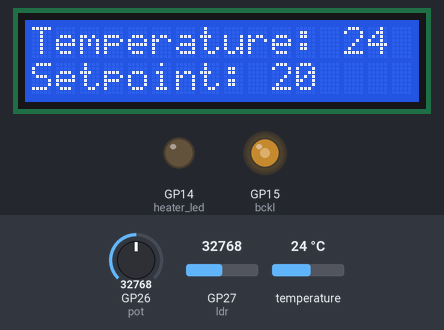
The program below on a simulated Raspberry Pi Pico running MicroPython. On the bench: 16×2 character LCD, output pins drawn as LEDs (lit = HIGH). Inputs (shaded band) come from the test bench; at power-on: temperature 24 °C, GP27 (ldr) = 32768, GP26 (pot) = 32768 (analog values on the 0–65535 scale). Library files of the repository ran but are not shown: pico_i2c_lcd.py; what the program prints to the serial console is not drawn.

Above: at 2.7 s.
2.8 s: temperature set to 20.6 °C
At 4.5 s:
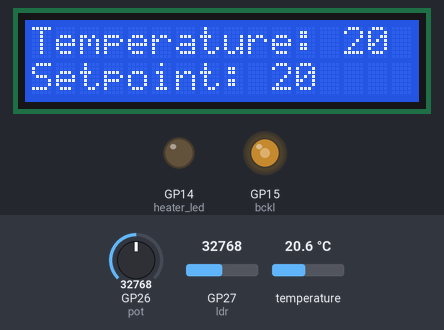
5.2 s: temperature set to 19.3 °C
At 6.6 s:
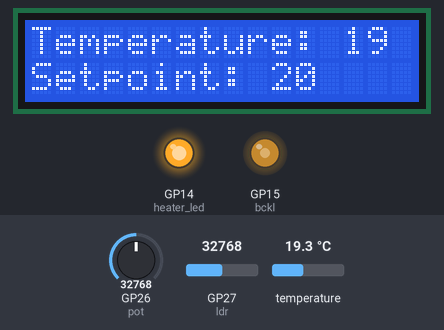
7.2 s: GP27 (ldr) set to 45874
At 8.8 s:
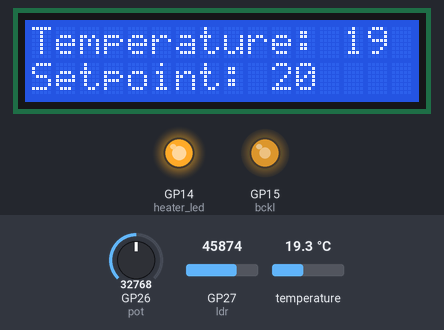
9.3 s: GP26 (pot) set to 32032
At 10.9 s:
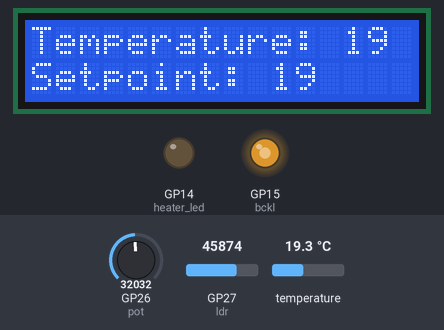
11.4 s: GP27 (ldr) set to 57670
At 13.0 s:
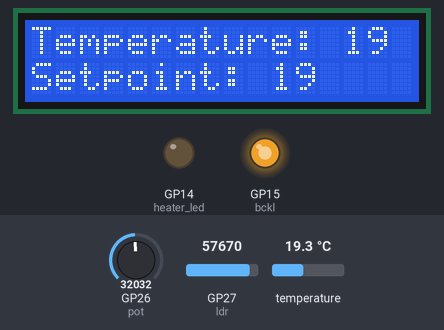
13.5 s: GP26 (pot) set to 45874
At 15.1 s:
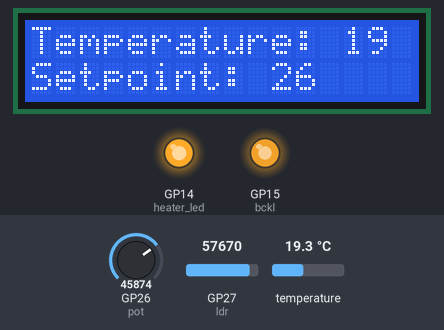
Timing chart, 0 to 16.6 s (numbered marks = the images above; inputs shaded):
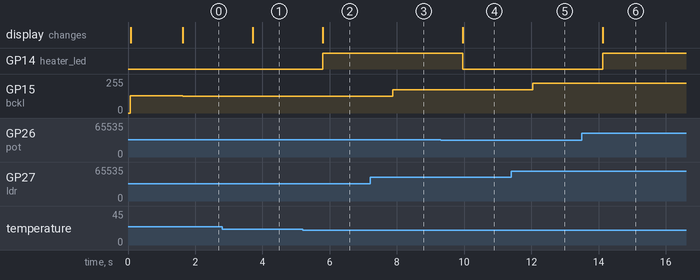

Measured:
- the behaviour switches between 20 and 19.9 °C on temperature (found by bisection; images 1 and 2)
- the behaviour switches between 32752 and 32736 on GP26 (pot) (found by bisection; images 3 and 4)
- after the input at 2.8 s, the display: changes after 0.91 s (image 1)
- after the input at 5.2 s, GP14 (heater_led): LOW → HIGH after 0.59 s; the display: changes after 0.59 s (image 2)
- after the input at 7.2 s, GP15 (bckl): 127/255 → 176/255 after 0.67 s
- after the input at 9.3 s, GP14 (heater_led): HIGH → LOW after 0.66 s; the display: changes after 0.66 s (image 4)
- after the input at 11.4 s, GP15 (bckl): 176/255 → 222/255 after 0.64 s
- after the input at 13.5 s, GP14 (heater_led): LOW → HIGH after 0.62 s; the display: changes after 0.62 s (image 6)

The program:

therm_loop_v1.py
```python
# file therm_loop_v1.py
# simulation of thermostat
# author philippe.camus@hepl.be
# date 21/8/2021

import utime
from therm_loop_util_v1 import *
#from neo_bar_graph import *

ds_sensor, roms, pot, heater_led, ldr,lcd,bckl = hardware_setup()

#probe_pin = machine.Pin(0,machine.Pin.OUT) # to check loop timing
#probe_pin.value(0)

print()

while(True):
#    probe_pin.value(1) # // 1 level = loop duration

    temperature = read_temperature(ds_sensor, roms)
    display_temperature(temperature, lcd)

    setpoint = read_setpoint(pot)
    display_setpoint(setpoint, lcd)
#    draw_bar_graph(setpoint-5)  # 0..31

    if (temperature < setpoint):
        set_heater(1,heater_led)
    else:
        set_heater(0,heater_led)

    luminosity = read_luminosity(ldr)
    display_luminosity(luminosity, bckl)

#    probe_pin.value(0)

    utime.sleep(1)
```

therm_loop_util_v1.py
```python
# file therm_loop_util_v1.py
# simulation of thermostat
# I/O access routines
# author philippe.camus@hepl.be
# date 21/8/2021

import machine, onewire, ds18x20
import pico_i2c_lcd
import utime

def hardware_setup():
    print("Hardware setup")
    ds_pin = machine.Pin(22)
    ds_sensor = ds18x20.DS18X20(onewire.OneWire(ds_pin))
    roms = ds_sensor.scan() # list of ds18x20 connected

    pot = machine.ADC(0)
    heater_led = machine.Pin(14, machine.Pin.OUT)
    ldr = machine.ADC(1)

    i2c = machine.I2C(0, sda=machine.Pin(8), scl=machine.Pin(9), freq=400000)
    lcd = pico_i2c_lcd.I2cLcd(i2c, 0x27, 2, 16)

    lcd.backlight_on()

    bckl = machine.PWM(machine.Pin(15))
    bckl.freq(1000)
    bckl.duty_u16(32768)

    lcd.move_to(1,0)
    lcd.putstr("Hardware setup")

    utime.sleep(1.5)
    return ds_sensor, roms, pot, heater_led, ldr, lcd, bckl

def read_temperature(ds_sensor, roms):
    #print("Read temperature")
    ds_sensor.convert_temp() # initiates temp conversion
    return int(ds_sensor.read_temp(roms[0]))

def display_temperature(temp,lcd):
    #print("Temperature : ",temp)
    lcd.move_to(0,0)
    lcd.putstr("Temperature:   ")
    lcd.move_to(13,0)
    lcd.putstr(str(temp))

def read_setpoint(pot):
    #print("Read setpoint")
    return int((pot.read_u16()/2047)+4)

def display_setpoint(setp,lcd):
    #print("Setpoint : ",setp)
    lcd.move_to(0,1)
    lcd.putstr("Setpoint:   ")
    lcd.move_to(10,1)
    lcd.putstr(str(setp))

def read_luminosity(ldr):
    #print("Read luminosity")
    return int((ldr.read_u16()/65535)*100)

def display_luminosity(lum,bckl):
    #print("Luminosity : ",lum)
    bckl.duty_u16(lum*655)

def set_heater(state,heater_led):
    if (state==0):
        #print("Heater is OFF")
        heater_led.value(0)
    else:
        #print("Heater is ON")
        heater_led.value(1)

def check_lib():
    ds_sensor, roms,pot,heater_led, ldr,lcd, bckl = hardware_setup()
    temperature = read_temperature(ds_sensor, roms)
    display_temperature(temperature,lcd)
    setpoint = read_setpoint(pot)
    display_setpoint(setpoint,lcd)
    luminosity = read_luminosity(ldr)
    display_luminosity(luminosity,bckl)
    set_heater(0,heater_led)
    set_heater(1,heater_led)

if __name__ == "__main__":
    # execute only if run as the main module (i.e. not an import module)
    check_lib()
```
